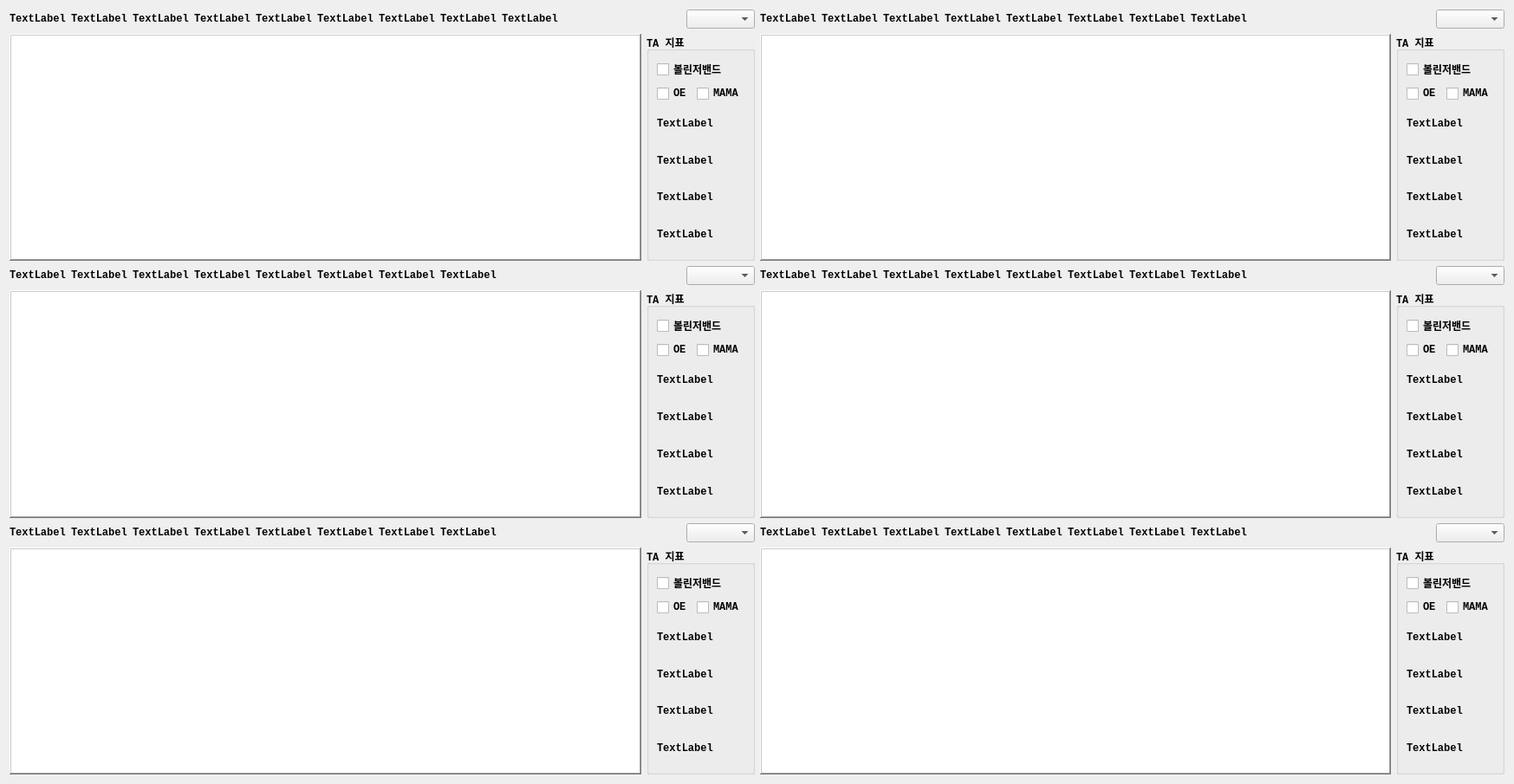
<?xml version="1.0" encoding="UTF-8"?>
<ui version="4.0">
 <class>Dialog</class>
 <widget class="QDialog" name="Dialog">
  <property name="geometry">
   <rect>
    <x>0</x>
    <y>0</y>
    <width>1747</width>
    <height>905</height>
   </rect>
  </property>
  <property name="font">
   <font>
    <family>Consolas</family>
    <pointsize>9</pointsize>
    <weight>75</weight>
    <bold>true</bold>
   </font>
  </property>
  <property name="windowTitle">
   <string>Big Chart</string>
  </property>
  <property name="windowIcon">
   <iconset>
    <normaloff>../PNG/skybot_cm.png</normaloff>../PNG/skybot_cm.png</iconset>
  </property>
  <layout class="QGridLayout" name="gridLayout">
   <item row="0" column="0">
    <layout class="QHBoxLayout" name="horizontalLayout">
     <item>
      <widget class="QLabel" name="label_time">
       <property name="text">
        <string>TextLabel</string>
       </property>
      </widget>
     </item>
     <item>
      <widget class="QLabel" name="label_11">
       <property name="text">
        <string>TextLabel</string>
       </property>
      </widget>
     </item>
     <item>
      <widget class="QLabel" name="label_12">
       <property name="text">
        <string>TextLabel</string>
       </property>
      </widget>
     </item>
     <item>
      <widget class="QLabel" name="label_13">
       <property name="text">
        <string>TextLabel</string>
       </property>
      </widget>
     </item>
     <item>
      <widget class="QLabel" name="label_14">
       <property name="text">
        <string>TextLabel</string>
       </property>
      </widget>
     </item>
     <item>
      <widget class="QLabel" name="label_15">
       <property name="text">
        <string>TextLabel</string>
       </property>
      </widget>
     </item>
     <item>
      <widget class="QLabel" name="label_16">
       <property name="text">
        <string>TextLabel</string>
       </property>
      </widget>
     </item>
     <item>
      <widget class="QLabel" name="label_17">
       <property name="text">
        <string>TextLabel</string>
       </property>
      </widget>
     </item>
     <item>
      <widget class="QLabel" name="label_18">
       <property name="text">
        <string>TextLabel</string>
       </property>
      </widget>
     </item>
     <item>
      <spacer name="horizontalSpacer">
       <property name="orientation">
        <enum>Qt::Horizontal</enum>
       </property>
       <property name="sizeHint" stdset="0">
        <size>
         <width>40</width>
         <height>20</height>
        </size>
       </property>
      </spacer>
     </item>
     <item>
      <widget class="QComboBox" name="comboBox1">
       <property name="font">
        <font>
         <weight>50</weight>
         <bold>false</bold>
        </font>
       </property>
       <property name="focusPolicy">
        <enum>Qt::NoFocus</enum>
       </property>
      </widget>
     </item>
    </layout>
   </item>
   <item row="0" column="1">
    <layout class="QHBoxLayout" name="horizontalLayout_17">
     <item>
      <widget class="QLabel" name="label_41">
       <property name="text">
        <string>TextLabel</string>
       </property>
      </widget>
     </item>
     <item>
      <widget class="QLabel" name="label_42">
       <property name="text">
        <string>TextLabel</string>
       </property>
      </widget>
     </item>
     <item>
      <widget class="QLabel" name="label_43">
       <property name="text">
        <string>TextLabel</string>
       </property>
      </widget>
     </item>
     <item>
      <widget class="QLabel" name="label_44">
       <property name="text">
        <string>TextLabel</string>
       </property>
      </widget>
     </item>
     <item>
      <widget class="QLabel" name="label_45">
       <property name="text">
        <string>TextLabel</string>
       </property>
      </widget>
     </item>
     <item>
      <widget class="QLabel" name="label_46">
       <property name="text">
        <string>TextLabel</string>
       </property>
      </widget>
     </item>
     <item>
      <widget class="QLabel" name="label_47">
       <property name="text">
        <string>TextLabel</string>
       </property>
      </widget>
     </item>
     <item>
      <widget class="QLabel" name="label_48">
       <property name="text">
        <string>TextLabel</string>
       </property>
      </widget>
     </item>
     <item>
      <spacer name="horizontalSpacer_9">
       <property name="orientation">
        <enum>Qt::Horizontal</enum>
       </property>
       <property name="sizeHint" stdset="0">
        <size>
         <width>40</width>
         <height>20</height>
        </size>
       </property>
      </spacer>
     </item>
     <item>
      <widget class="QComboBox" name="comboBox4">
       <property name="font">
        <font>
         <weight>50</weight>
         <bold>false</bold>
        </font>
       </property>
       <property name="focusPolicy">
        <enum>Qt::NoFocus</enum>
       </property>
      </widget>
     </item>
    </layout>
   </item>
   <item row="1" column="0">
    <layout class="QHBoxLayout" name="horizontalLayout_10">
     <item>
      <widget class="PlotWidget" name="plot1">
       <property name="font">
        <font>
         <family>Consolas</family>
         <weight>75</weight>
         <italic>true</italic>
         <bold>true</bold>
        </font>
       </property>
       <property name="focusPolicy">
        <enum>Qt::NoFocus</enum>
       </property>
       <property name="frameShape">
        <enum>QFrame::WinPanel</enum>
       </property>
       <property name="frameShadow">
        <enum>QFrame::Raised</enum>
       </property>
      </widget>
     </item>
     <item>
      <widget class="QGroupBox" name="groupBox1">
       <property name="title">
        <string>TA 지표</string>
       </property>
       <layout class="QVBoxLayout" name="verticalLayout_6">
        <item>
         <widget class="QCheckBox" name="checkBox_plot1_bband">
          <property name="text">
           <string>볼린저밴드</string>
          </property>
         </widget>
        </item>
        <item>
         <layout class="QHBoxLayout" name="horizontalLayout_4">
          <item>
           <widget class="QCheckBox" name="checkBox_plot1_oe">
            <property name="text">
             <string>OE</string>
            </property>
           </widget>
          </item>
          <item>
           <widget class="QCheckBox" name="checkBox_plot1_mama">
            <property name="text">
             <string>MAMA</string>
            </property>
           </widget>
          </item>
         </layout>
        </item>
        <item>
         <widget class="QLabel" name="label_p1_1">
          <property name="text">
           <string>TextLabel</string>
          </property>
         </widget>
        </item>
        <item>
         <widget class="QLabel" name="label_p1_2">
          <property name="text">
           <string>TextLabel</string>
          </property>
         </widget>
        </item>
        <item>
         <widget class="QLabel" name="label_p1_3">
          <property name="text">
           <string>TextLabel</string>
          </property>
         </widget>
        </item>
        <item>
         <widget class="QLabel" name="label_p1_4">
          <property name="text">
           <string>TextLabel</string>
          </property>
         </widget>
        </item>
       </layout>
      </widget>
     </item>
    </layout>
   </item>
   <item row="1" column="1">
    <layout class="QHBoxLayout" name="horizontalLayout_15">
     <item>
      <widget class="PlotWidget" name="plot4">
       <property name="font">
        <font>
         <family>Consolas</family>
         <weight>75</weight>
         <italic>true</italic>
         <bold>true</bold>
        </font>
       </property>
       <property name="focusPolicy">
        <enum>Qt::NoFocus</enum>
       </property>
       <property name="frameShape">
        <enum>QFrame::WinPanel</enum>
       </property>
       <property name="frameShadow">
        <enum>QFrame::Raised</enum>
       </property>
      </widget>
     </item>
     <item>
      <widget class="QGroupBox" name="groupBox1_3">
       <property name="title">
        <string>TA 지표</string>
       </property>
       <layout class="QVBoxLayout" name="verticalLayout">
        <item>
         <widget class="QCheckBox" name="checkBox_plot4_bband">
          <property name="text">
           <string>볼린저밴드</string>
          </property>
         </widget>
        </item>
        <item>
         <layout class="QHBoxLayout" name="horizontalLayout_9">
          <item>
           <widget class="QCheckBox" name="checkBox_plot4_oe">
            <property name="text">
             <string>OE</string>
            </property>
           </widget>
          </item>
          <item>
           <widget class="QCheckBox" name="checkBox_plot4_mama">
            <property name="text">
             <string>MAMA</string>
            </property>
           </widget>
          </item>
         </layout>
        </item>
        <item>
         <widget class="QLabel" name="label_p4_1">
          <property name="text">
           <string>TextLabel</string>
          </property>
         </widget>
        </item>
        <item>
         <widget class="QLabel" name="label_p4_2">
          <property name="text">
           <string>TextLabel</string>
          </property>
         </widget>
        </item>
        <item>
         <widget class="QLabel" name="label_p4_3">
          <property name="text">
           <string>TextLabel</string>
          </property>
         </widget>
        </item>
        <item>
         <widget class="QLabel" name="label_p4_4">
          <property name="text">
           <string>TextLabel</string>
          </property>
         </widget>
        </item>
       </layout>
      </widget>
     </item>
    </layout>
   </item>
   <item row="2" column="0">
    <layout class="QHBoxLayout" name="horizontalLayout_2">
     <item>
      <widget class="QLabel" name="label_21">
       <property name="text">
        <string>TextLabel</string>
       </property>
      </widget>
     </item>
     <item>
      <widget class="QLabel" name="label_22">
       <property name="text">
        <string>TextLabel</string>
       </property>
      </widget>
     </item>
     <item>
      <widget class="QLabel" name="label_23">
       <property name="text">
        <string>TextLabel</string>
       </property>
      </widget>
     </item>
     <item>
      <widget class="QLabel" name="label_24">
       <property name="text">
        <string>TextLabel</string>
       </property>
      </widget>
     </item>
     <item>
      <widget class="QLabel" name="label_25">
       <property name="text">
        <string>TextLabel</string>
       </property>
      </widget>
     </item>
     <item>
      <widget class="QLabel" name="label_26">
       <property name="text">
        <string>TextLabel</string>
       </property>
      </widget>
     </item>
     <item>
      <widget class="QLabel" name="label_27">
       <property name="text">
        <string>TextLabel</string>
       </property>
      </widget>
     </item>
     <item>
      <widget class="QLabel" name="label_28">
       <property name="text">
        <string>TextLabel</string>
       </property>
      </widget>
     </item>
     <item>
      <spacer name="horizontalSpacer_2">
       <property name="orientation">
        <enum>Qt::Horizontal</enum>
       </property>
       <property name="sizeHint" stdset="0">
        <size>
         <width>40</width>
         <height>20</height>
        </size>
       </property>
      </spacer>
     </item>
     <item>
      <widget class="QComboBox" name="comboBox2">
       <property name="font">
        <font>
         <weight>50</weight>
         <bold>false</bold>
        </font>
       </property>
       <property name="focusPolicy">
        <enum>Qt::NoFocus</enum>
       </property>
      </widget>
     </item>
    </layout>
   </item>
   <item row="2" column="1">
    <layout class="QHBoxLayout" name="horizontalLayout_19">
     <item>
      <widget class="QLabel" name="label_51">
       <property name="text">
        <string>TextLabel</string>
       </property>
      </widget>
     </item>
     <item>
      <widget class="QLabel" name="label_52">
       <property name="text">
        <string>TextLabel</string>
       </property>
      </widget>
     </item>
     <item>
      <widget class="QLabel" name="label_53">
       <property name="text">
        <string>TextLabel</string>
       </property>
      </widget>
     </item>
     <item>
      <widget class="QLabel" name="label_54">
       <property name="text">
        <string>TextLabel</string>
       </property>
      </widget>
     </item>
     <item>
      <widget class="QLabel" name="label_55">
       <property name="text">
        <string>TextLabel</string>
       </property>
      </widget>
     </item>
     <item>
      <widget class="QLabel" name="label_56">
       <property name="text">
        <string>TextLabel</string>
       </property>
      </widget>
     </item>
     <item>
      <widget class="QLabel" name="label_57">
       <property name="text">
        <string>TextLabel</string>
       </property>
      </widget>
     </item>
     <item>
      <widget class="QLabel" name="label_58">
       <property name="text">
        <string>TextLabel</string>
       </property>
      </widget>
     </item>
     <item>
      <spacer name="horizontalSpacer_10">
       <property name="orientation">
        <enum>Qt::Horizontal</enum>
       </property>
       <property name="sizeHint" stdset="0">
        <size>
         <width>40</width>
         <height>20</height>
        </size>
       </property>
      </spacer>
     </item>
     <item>
      <widget class="QComboBox" name="comboBox5">
       <property name="font">
        <font>
         <weight>50</weight>
         <bold>false</bold>
        </font>
       </property>
       <property name="focusPolicy">
        <enum>Qt::NoFocus</enum>
       </property>
      </widget>
     </item>
    </layout>
   </item>
   <item row="3" column="0">
    <layout class="QHBoxLayout" name="horizontalLayout_11">
     <item>
      <widget class="PlotWidget" name="plot2">
       <property name="font">
        <font>
         <family>Consolas</family>
         <weight>75</weight>
         <italic>true</italic>
         <bold>true</bold>
        </font>
       </property>
       <property name="focusPolicy">
        <enum>Qt::NoFocus</enum>
       </property>
       <property name="frameShape">
        <enum>QFrame::WinPanel</enum>
       </property>
       <property name="frameShadow">
        <enum>QFrame::Raised</enum>
       </property>
      </widget>
     </item>
     <item>
      <widget class="QGroupBox" name="groupBox2">
       <property name="title">
        <string>TA 지표</string>
       </property>
       <layout class="QVBoxLayout" name="verticalLayout_5">
        <item>
         <widget class="QCheckBox" name="checkBox_plot2_bband">
          <property name="text">
           <string>볼린저밴드</string>
          </property>
         </widget>
        </item>
        <item>
         <layout class="QHBoxLayout" name="horizontalLayout_5">
          <item>
           <widget class="QCheckBox" name="checkBox_plot2_oe">
            <property name="text">
             <string>OE</string>
            </property>
           </widget>
          </item>
          <item>
           <widget class="QCheckBox" name="checkBox_plot2_mama">
            <property name="text">
             <string>MAMA</string>
            </property>
           </widget>
          </item>
         </layout>
        </item>
        <item>
         <widget class="QLabel" name="label_p2_1">
          <property name="text">
           <string>TextLabel</string>
          </property>
         </widget>
        </item>
        <item>
         <widget class="QLabel" name="label_p2_2">
          <property name="text">
           <string>TextLabel</string>
          </property>
         </widget>
        </item>
        <item>
         <widget class="QLabel" name="label_p2_3">
          <property name="text">
           <string>TextLabel</string>
          </property>
         </widget>
        </item>
        <item>
         <widget class="QLabel" name="label_p2_4">
          <property name="text">
           <string>TextLabel</string>
          </property>
         </widget>
        </item>
       </layout>
      </widget>
     </item>
    </layout>
   </item>
   <item row="3" column="1">
    <layout class="QHBoxLayout" name="horizontalLayout_14">
     <item>
      <widget class="PlotWidget" name="plot5">
       <property name="font">
        <font>
         <family>Consolas</family>
         <weight>75</weight>
         <italic>true</italic>
         <bold>true</bold>
        </font>
       </property>
       <property name="focusPolicy">
        <enum>Qt::NoFocus</enum>
       </property>
       <property name="frameShape">
        <enum>QFrame::WinPanel</enum>
       </property>
       <property name="frameShadow">
        <enum>QFrame::Raised</enum>
       </property>
      </widget>
     </item>
     <item>
      <widget class="QGroupBox" name="groupBox2_3">
       <property name="title">
        <string>TA 지표</string>
       </property>
       <layout class="QVBoxLayout" name="verticalLayout_2">
        <item>
         <widget class="QCheckBox" name="checkBox_plot5_bband">
          <property name="text">
           <string>볼린저밴드</string>
          </property>
         </widget>
        </item>
        <item>
         <layout class="QHBoxLayout" name="horizontalLayout_8">
          <item>
           <widget class="QCheckBox" name="checkBox_plot5_oe">
            <property name="text">
             <string>OE</string>
            </property>
           </widget>
          </item>
          <item>
           <widget class="QCheckBox" name="checkBox_plot5_mama">
            <property name="text">
             <string>MAMA</string>
            </property>
           </widget>
          </item>
         </layout>
        </item>
        <item>
         <widget class="QLabel" name="label_p5_1">
          <property name="text">
           <string>TextLabel</string>
          </property>
         </widget>
        </item>
        <item>
         <widget class="QLabel" name="label_p5_2">
          <property name="text">
           <string>TextLabel</string>
          </property>
         </widget>
        </item>
        <item>
         <widget class="QLabel" name="label_p5_3">
          <property name="text">
           <string>TextLabel</string>
          </property>
         </widget>
        </item>
        <item>
         <widget class="QLabel" name="label_p5_4">
          <property name="text">
           <string>TextLabel</string>
          </property>
         </widget>
        </item>
       </layout>
      </widget>
     </item>
    </layout>
   </item>
   <item row="4" column="0">
    <layout class="QHBoxLayout" name="horizontalLayout_3">
     <item>
      <widget class="QLabel" name="label_31">
       <property name="text">
        <string>TextLabel</string>
       </property>
      </widget>
     </item>
     <item>
      <widget class="QLabel" name="label_32">
       <property name="text">
        <string>TextLabel</string>
       </property>
      </widget>
     </item>
     <item>
      <widget class="QLabel" name="label_33">
       <property name="text">
        <string>TextLabel</string>
       </property>
      </widget>
     </item>
     <item>
      <widget class="QLabel" name="label_34">
       <property name="text">
        <string>TextLabel</string>
       </property>
      </widget>
     </item>
     <item>
      <widget class="QLabel" name="label_35">
       <property name="text">
        <string>TextLabel</string>
       </property>
      </widget>
     </item>
     <item>
      <widget class="QLabel" name="label_36">
       <property name="text">
        <string>TextLabel</string>
       </property>
      </widget>
     </item>
     <item>
      <widget class="QLabel" name="label_37">
       <property name="text">
        <string>TextLabel</string>
       </property>
      </widget>
     </item>
     <item>
      <widget class="QLabel" name="label_38">
       <property name="text">
        <string>TextLabel</string>
       </property>
      </widget>
     </item>
     <item>
      <spacer name="horizontalSpacer_3">
       <property name="orientation">
        <enum>Qt::Horizontal</enum>
       </property>
       <property name="sizeHint" stdset="0">
        <size>
         <width>40</width>
         <height>20</height>
        </size>
       </property>
      </spacer>
     </item>
     <item>
      <widget class="QComboBox" name="comboBox3">
       <property name="font">
        <font>
         <weight>50</weight>
         <bold>false</bold>
        </font>
       </property>
       <property name="focusPolicy">
        <enum>Qt::NoFocus</enum>
       </property>
      </widget>
     </item>
    </layout>
   </item>
   <item row="4" column="1">
    <layout class="QHBoxLayout" name="horizontalLayout_21">
     <item>
      <widget class="QLabel" name="label_61">
       <property name="text">
        <string>TextLabel</string>
       </property>
      </widget>
     </item>
     <item>
      <widget class="QLabel" name="label_62">
       <property name="text">
        <string>TextLabel</string>
       </property>
      </widget>
     </item>
     <item>
      <widget class="QLabel" name="label_63">
       <property name="text">
        <string>TextLabel</string>
       </property>
      </widget>
     </item>
     <item>
      <widget class="QLabel" name="label_64">
       <property name="text">
        <string>TextLabel</string>
       </property>
      </widget>
     </item>
     <item>
      <widget class="QLabel" name="label_65">
       <property name="text">
        <string>TextLabel</string>
       </property>
      </widget>
     </item>
     <item>
      <widget class="QLabel" name="label_66">
       <property name="text">
        <string>TextLabel</string>
       </property>
      </widget>
     </item>
     <item>
      <widget class="QLabel" name="label_67">
       <property name="text">
        <string>TextLabel</string>
       </property>
      </widget>
     </item>
     <item>
      <widget class="QLabel" name="label_68">
       <property name="text">
        <string>TextLabel</string>
       </property>
      </widget>
     </item>
     <item>
      <spacer name="horizontalSpacer_11">
       <property name="orientation">
        <enum>Qt::Horizontal</enum>
       </property>
       <property name="sizeHint" stdset="0">
        <size>
         <width>40</width>
         <height>20</height>
        </size>
       </property>
      </spacer>
     </item>
     <item>
      <widget class="QComboBox" name="comboBox6">
       <property name="font">
        <font>
         <weight>50</weight>
         <bold>false</bold>
        </font>
       </property>
       <property name="focusPolicy">
        <enum>Qt::NoFocus</enum>
       </property>
      </widget>
     </item>
    </layout>
   </item>
   <item row="5" column="0">
    <layout class="QHBoxLayout" name="horizontalLayout_12">
     <item>
      <widget class="PlotWidget" name="plot3">
       <property name="font">
        <font>
         <family>Consolas</family>
         <weight>75</weight>
         <italic>true</italic>
         <bold>true</bold>
        </font>
       </property>
       <property name="focusPolicy">
        <enum>Qt::NoFocus</enum>
       </property>
       <property name="frameShape">
        <enum>QFrame::WinPanel</enum>
       </property>
       <property name="frameShadow">
        <enum>QFrame::Raised</enum>
       </property>
      </widget>
     </item>
     <item>
      <widget class="QGroupBox" name="groupBox3">
       <property name="title">
        <string>TA 지표</string>
       </property>
       <layout class="QVBoxLayout" name="verticalLayout_4">
        <item>
         <widget class="QCheckBox" name="checkBox_plot3_bband">
          <property name="text">
           <string>볼린저밴드</string>
          </property>
         </widget>
        </item>
        <item>
         <layout class="QHBoxLayout" name="horizontalLayout_6">
          <item>
           <widget class="QCheckBox" name="checkBox_plot3_oe">
            <property name="text">
             <string>OE</string>
            </property>
           </widget>
          </item>
          <item>
           <widget class="QCheckBox" name="checkBox_plot3_mama">
            <property name="text">
             <string>MAMA</string>
            </property>
           </widget>
          </item>
         </layout>
        </item>
        <item>
         <widget class="QLabel" name="label_p3_1">
          <property name="text">
           <string>TextLabel</string>
          </property>
         </widget>
        </item>
        <item>
         <widget class="QLabel" name="label_p3_2">
          <property name="text">
           <string>TextLabel</string>
          </property>
         </widget>
        </item>
        <item>
         <widget class="QLabel" name="label_p3_3">
          <property name="text">
           <string>TextLabel</string>
          </property>
         </widget>
        </item>
        <item>
         <widget class="QLabel" name="label_p3_4">
          <property name="text">
           <string>TextLabel</string>
          </property>
         </widget>
        </item>
       </layout>
      </widget>
     </item>
    </layout>
   </item>
   <item row="5" column="1">
    <layout class="QHBoxLayout" name="horizontalLayout_13">
     <item>
      <widget class="PlotWidget" name="plot6">
       <property name="font">
        <font>
         <family>Consolas</family>
         <weight>75</weight>
         <italic>true</italic>
         <bold>true</bold>
        </font>
       </property>
       <property name="focusPolicy">
        <enum>Qt::NoFocus</enum>
       </property>
       <property name="frameShape">
        <enum>QFrame::WinPanel</enum>
       </property>
       <property name="frameShadow">
        <enum>QFrame::Raised</enum>
       </property>
      </widget>
     </item>
     <item>
      <widget class="QGroupBox" name="groupBox3_5">
       <property name="title">
        <string>TA 지표</string>
       </property>
       <layout class="QVBoxLayout" name="verticalLayout_3">
        <item>
         <widget class="QCheckBox" name="checkBox_plot6_bband">
          <property name="text">
           <string>볼린저밴드</string>
          </property>
         </widget>
        </item>
        <item>
         <layout class="QHBoxLayout" name="horizontalLayout_7">
          <item>
           <widget class="QCheckBox" name="checkBox_plot6_oe">
            <property name="text">
             <string>OE</string>
            </property>
           </widget>
          </item>
          <item>
           <widget class="QCheckBox" name="checkBox_plot6_mama">
            <property name="text">
             <string>MAMA</string>
            </property>
           </widget>
          </item>
         </layout>
        </item>
        <item>
         <widget class="QLabel" name="label_p6_1">
          <property name="text">
           <string>TextLabel</string>
          </property>
         </widget>
        </item>
        <item>
         <widget class="QLabel" name="label_p6_2">
          <property name="text">
           <string>TextLabel</string>
          </property>
         </widget>
        </item>
        <item>
         <widget class="QLabel" name="label_p6_3">
          <property name="text">
           <string>TextLabel</string>
          </property>
         </widget>
        </item>
        <item>
         <widget class="QLabel" name="label_p6_4">
          <property name="text">
           <string>TextLabel</string>
          </property>
         </widget>
        </item>
       </layout>
      </widget>
     </item>
    </layout>
   </item>
  </layout>
 </widget>
 <customwidgets>
  <customwidget>
   <class>PlotWidget</class>
   <extends>QGraphicsView</extends>
   <header>pyqtgraph</header>
  </customwidget>
 </customwidgets>
 <resources/>
 <connections/>
 <slots>
  <slot>AddCode()</slot>
  <slot>RemoveCode()</slot>
 </slots>
</ui>
